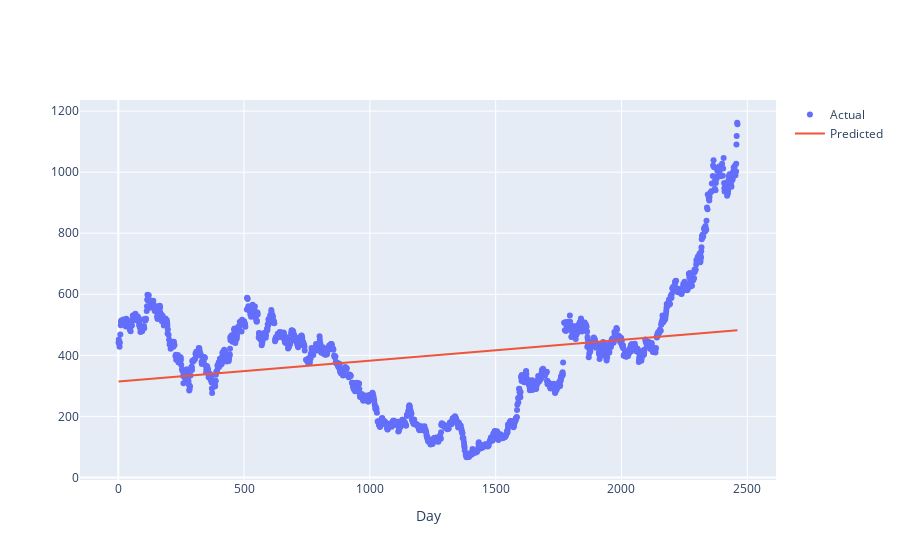

This figure's notebook cell:
### Code cell
iplot(plot2)

### Figure 1 — Plotly figure (JSON) as saved in the notebook; plotly's stock layout.template omitted (floating-point values rounded to 4 significant figures; data arrays with more than 128 entries replaced by an {"elided": "..."} marker saying what was removed)
{"data": [{"mode": "markers", "name": "Actual", "type": "scatter", "x": {"elided": "1723 int values"}, "y": {"elided": "1723 float values"}}, {"mode": "lines", "name": "Predicted", "type": "scatter", "x": {"elided": "1723 int values"}, "y": {"elided": "1723 float values"}}], "layout": {"xaxis": {"title": {"text": "Day"}}}}
